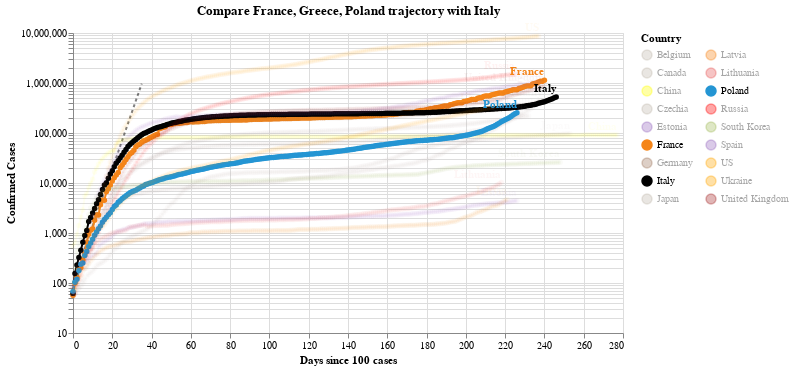

The notebook cell saved with this chart:
### Code cell
#hide_input
chart2 = make_since_chart(dff2, ['France', 'Greece', 'Poland'], baseline_countries)
chart2

### Figure 1 — Vega-Lite specification as saved in the notebook (floating-point values rounded to 4 significant figures; data arrays with more than 128 entries replaced by an {"elided": "..."} marker saying what was removed)
{"config": {"view": {"continuousWidth": 400, "continuousHeight": 300}}, "layer": [{"data": {"name": "data-628230001892d6798b50651be41d1b3e"}, "mark": {"type": "line", "color": "black", "opacity": 0.5, "strokeDash": [3, 3]}, "encoding": {"x": {"type": "quantitative", "field": "Days since 100 cases"}, "y": {"type": "quantitative", "field": "Confirmed Cases"}}}, {"data": {"name": "data-e35ffa33bee6593a36de520a64615c83"}, "mark": {"type": "line", "point": true}, "encoding": {"color": {"type": "nominal", "field": "Country", "legend": {"columns": 2}, "scale": {"domain": ["Belgium", "Canada", "China", "Czechia", "Estonia", "France", "Germany", "Italy", "Japan", "Latvia", "Lithuania", "Poland", "Russia", "South Korea", "Spain", "US", "Ukraine", "United Kingdom"], "range": ["#C1B7AD", "#C1B7AD", "yellow", "#C1B7AD", "#9467bd", "#F58518", "#9D755D", "black", "#C1B7AD", "#F58518", "#E45756", "#2495D3", "red", "#A1BA59", "#9467bd", "orange", "orange", "brown"]}}, "opacity": {"condition": {"value": 1, "selection": "selector005"}, "value": 0.05}, "tooltip": [{"type": "nominal", "field": "Country"}, {"type": "temporal", "field": "Date"}, {"type": "quantitative", "field": "Confirmed Cases"}, {"type": "quantitative", "field": "Days since 100 cases"}], "x": {"type": "quantitative", "field": "Days since 100 cases"}, "y": {"type": "quantitative", "field": "Confirmed Cases", "scale": {"type": "log"}}}, "selection": {"selector005": {"type": "multi", "fields": ["Country"], "bind": "legend", "init": [{"Country": "France"}, {"Country": "Greece"}, {"Country": "Poland"}, {"Country": "Italy"}]}}, "width": 550}, {"data": {"name": "data-e35ffa33bee6593a36de520a64615c83"}, "mark": {"type": "text", "align": "right", "dy": -8, "fontWeight": "bold"}, "encoding": {"color": {"type": "nominal", "field": "Country", "legend": {"columns": 2}, "scale": {"domain": ["Belgium", "Canada", "China", "Czechia", "Estonia", "France", "Germany", "Italy", "Japan", "Latvia", "Lithuania", "Poland", "Russia", "South Korea", "Spain", "US", "Ukraine", "United Kingdom"], "range": ["#C1B7AD", "#C1B7AD", "yellow", "#C1B7AD", "#9467bd", "#F58518", "#9D755D", "black", "#C1B7AD", "#F58518", "#E45756", "#2495D3", "red", "#A1BA59", "#9467bd", "orange", "orange", "brown"]}}, "opacity": {"condition": {"value": 1, "selection": "selector005"}, "value": 0.05}, "text": {"type": "nominal", "field": "Country"}, "tooltip": [{"type": "nominal", "field": "Country"}, {"type": "temporal", "field": "Date"}, {"type": "quantitative", "field": "Confirmed Cases"}, {"type": "quantitative", "field": "Days since 100 cases"}], "x": {"type": "quantitative", "field": "Days since 100 cases"}, "y": {"type": "quantitative", "field": "Confirmed Cases", "scale": {"type": "log"}}}, "transform": [{"filter": "(datum['Date'] >= 1603584000000)"}], "width": 550}], "title": "Compare France, Greece, Poland trajectory with Italy", "$schema": "https://vega.github.io/schema/vega-lite/v4.8.1.json", "datasets": {"data-628230001892d6798b50651be41d1b3e": [{"Days since 100 cases": 0, "Confirmed Cases": 100.0}, {"Days since 100 cases": 1, "Confirmed Cases": 130.0}, {"Days since 100 cases": 2, "Confirmed Cases": 169.0}, {"Days since 100 cases": 3, "Confirmed Cases": 219.7}, {"Days since 100 cases": 4, "Confirmed Cases": 285.6}, {"Days since 100 cases": 5, "Confirmed Cases": 371.3}, {"Days since 100 cases": 6, "Confirmed Cases": 482.7}, {"Days since 100 cases": 7, "Confirmed Cases": 627.5}, {"Days since 100 cases": 8, "Confirmed Cases": 815.7}, {"Days since 100 cases": 9, "Confirmed Cases": 1060.0}, {"Days since 100 cases": 10, "Confirmed Cases": 1379.0}, {"Days since 100 cases": 11, "Confirmed Cases": 1792.0}, {"Days since 100 cases": 12, "Confirmed Cases": 2330.0}, {"Days since 100 cases": 13, "Confirmed Cases": 3029.0}, {"Days since 100 cases": 14, "Confirmed Cases": 3937.0}, {"Days since 100 cases": 15, "Confirmed Cases": 5119.0}, {"Days since 100 cases": 16, "Confirmed Cases": 6654.0}, {"Days since 100 cases": 17, "Confirmed Cases": 8650.0}, {"Days since 100 cases": 18, "Confirmed Cases": 11250.0}, {"Days since 100 cases": 19, "Confirmed Cases": 14620.0}, {"Days since 100 cases": 20, "Confirmed Cases": 19000.0}, {"Days since 100 cases": 21, "Confirmed Cases": 24710.0}, {"Days since 100 cases": 22, "Confirmed Cases": 32120.0}, {"Days since 100 cases": 23, "Confirmed Cases": 41750.0}, {"Days since 100 cases": 24, "Confirmed Cases": 54280.0}, {"Days since 100 cases": 25, "Confirmed Cases": 70560.0}, {"Days since 100 cases": 26, "Confirmed Cases": 91730.0}, {"Days since 100 cases": 27, "Confirmed Cases": 119300.0}, {"Days since 100 cases": 28, "Confirmed Cases": 155000.0}, {"Days since 100 cases": 29, "Confirmed Cases": 201500.0}, {"Days since 100 cases": 30, "Confirmed Cases": 262000.0}, {"Days since 100 cases": 31, "Confirmed Cases": 340600.0}, {"Days since 100 cases": 32, "Confirmed Cases": 442800.0}, {"Days since 100 cases": 33, "Confirmed Cases": 575600.0}, {"Days since 100 cases": 34, "Confirmed Cases": 748300.0}, {"Days since 100 cases": 35, "Confirmed Cases": 972800.0}], "data-e35ffa33bee6593a36de520a64615c83": {"elided": "4263 records"}}}
